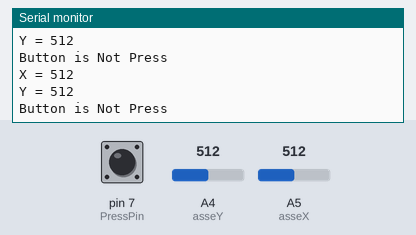
Recording of a sketch running on a simulated Arduino Uno, built with avr-gcc and run on an emulated ATmega328P. Shown: the last lines printed to the serial monitor. The inputs (shaded band) are chosen by the test bench; at power-on: pin 7 (PressPin) HIGH, A4 (asseY) = 512, A5 (asseX) = 512.

Above: at 1.3 s.
1.4 s: pin 7 (PressPin) pulled LOW for 0.6 s
At 1.82 s:
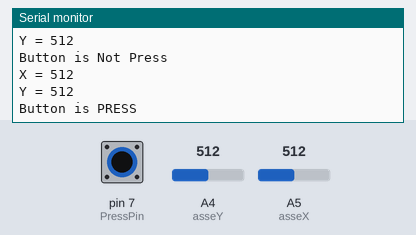
3.5 s: A4 (asseY) set to 716
At 3.82 s:
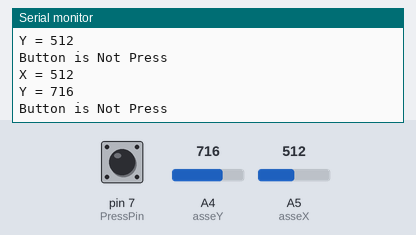
5.0 s: A5 (asseX) set to 716
At 5.32 s:
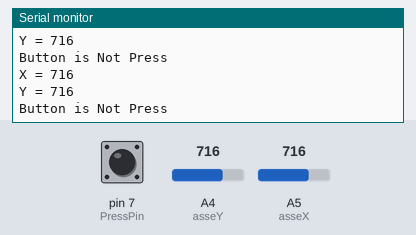
6.5 s: A4 (asseY) set to 900
At 6.83 s:
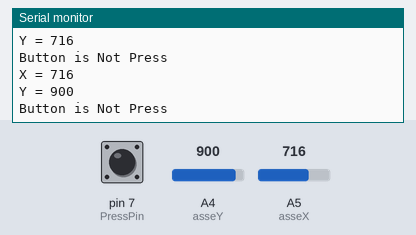
8.0 s: A5 (asseX) set to 900
At 8.33 s:
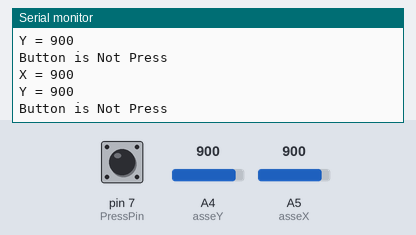
Timing chart, 0 to 10.5 s (numbered marks = the images above; inputs shaded):
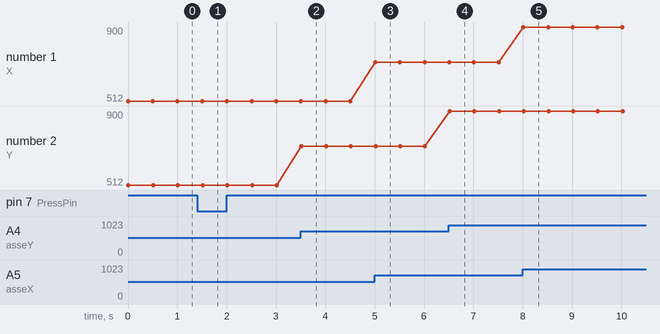

Measured:
- after the input at 1.4 s, the serial monitor: prints a new line after 0.12 s (image 1)
- after the input at 3.5 s, the serial monitor: prints a new line at once (image 2)
- after the input at 5.0 s, the serial monitor: prints a new line at once (image 3)
- after the input at 6.5 s, the serial monitor: prints a new line at once (image 4)
- after the input at 8.0 s, the serial monitor: prints a new line at once (image 5)
- plotted number 2: 512 → 716 after the input at 3.5 s, 716 → 900 after the input at 6.5 s

The sketch:

sketch_sep26b.ino
```cpp
#define asseX A5
#define asseY A4
#define PressPin 7

void setup ()
{
  Serial.begin (9600);
  pinMode (PressPin, INPUT_PULLUP);
}
void loop ()
{
 int xVal, yVal;
 bool buttonVal;

 xVal = analogRead (asseX);
 yVal = analogRead (asseY);
 buttonVal = digitalRead (PressPin);
 Serial.print("X = ");
 Serial.println (xVal, DEC);
 Serial.print ("Y = ");
 Serial.println (yVal, DEC);
 Serial.print("Button is ");
 if (buttonVal == LOW) Serial.println ("PRESS");
 else Serial.println ("Not Press");
 delay (500);
}
```
